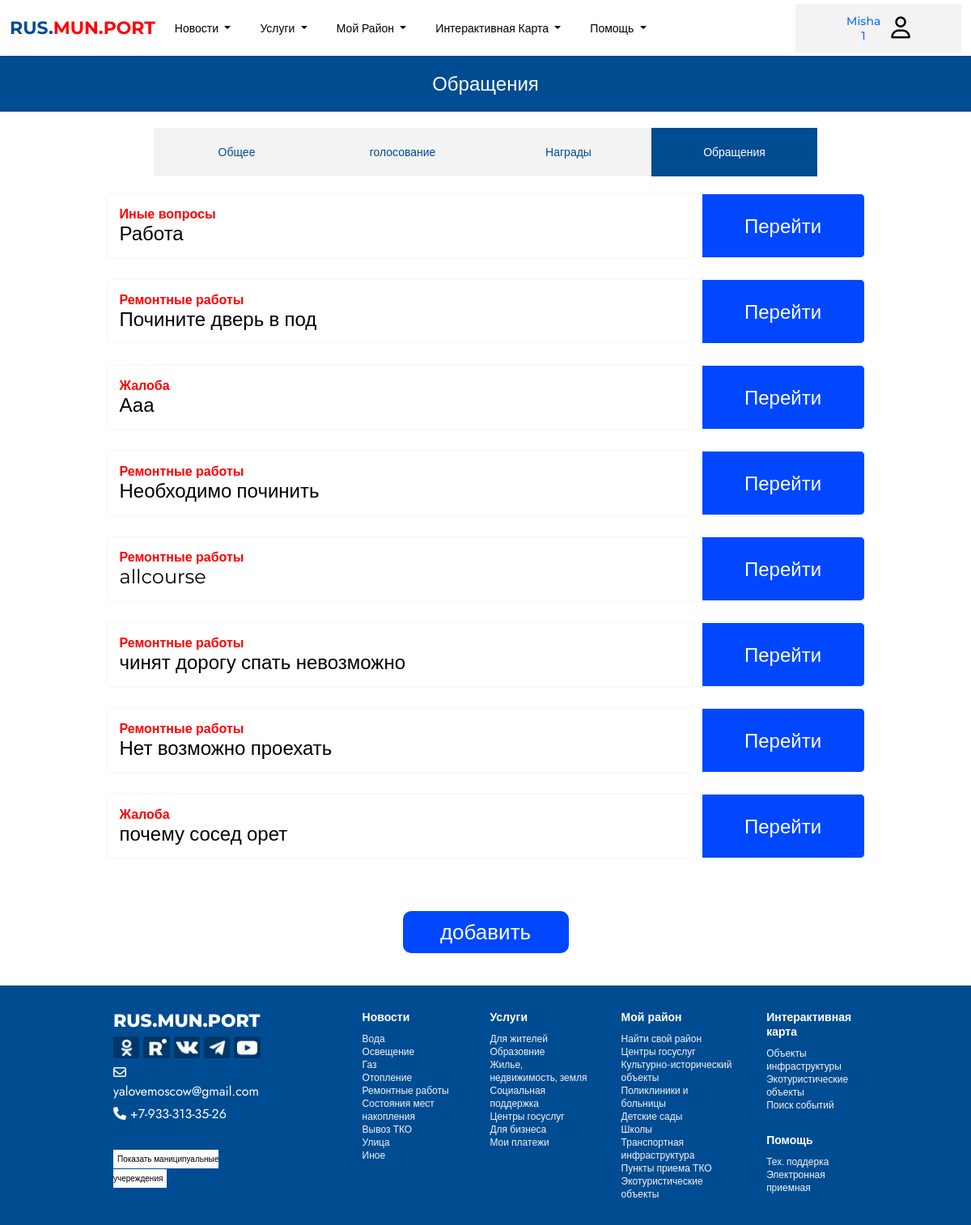
The page /citizen_reports (signed in) on the database its author committed.
### users/models.py (models this page shows, shortened)
class NewUser(AbstractBaseUser,PermissionsMixin):
    role = models.ForeignKey(Role,related_name="role",on_delete=models.CASCADE)
    email = models.EmailField(_('email address'),unique=True)
    first_name =  models.CharField(max_length=150)
    father_name =  models.CharField(max_length=150)
    second_name =  models.CharField(max_length=150)
    bday=models.DateField(auto_now=False, auto_now_add=False)
    phone_number = models.CharField(max_length=20, validators=[RegexValidator(regex='^(\+?\d{1,3})?[-.\s]?\(?\d{3}\)?[-.\s]?\d{3}[-.\s]?\d{4}$')],unique=True)
    city = models.ForeignKey(City,related_name="city",on_delete=models.CASCADE)
    is_active = models.BooleanField(default=False)
    is_staff = models.BooleanField(default=False)
    is_proved = models.BooleanField(default=False)
    objects = CustomAccountManager()
    USERNAME_FIELD = 'phone_number'
    REQUIRED_FIELDS = ['email','first_name',"second_name","role","father_name","bday","city"]

### citizen/models.py (models this page shows)
class CitReport(models.Model):
	type_of_problem = models.ForeignKey(ReportProblems,related_name="type_of_problem",on_delete=models.CASCADE)
	status = models.ForeignKey(ReportStatus,related_name="cit_report_status",on_delete=models.CASCADE)
	title = models.CharField(max_length=80)
	description = models.CharField(max_length=500,blank=True)
	city=models.ForeignKey(City,related_name="city_of_citizen_report",on_delete=models.CASCADE,default=1)
	comment = models.CharField(max_length=1000,blank=True,default=None)
	react= models.CharField(default=None,null=True,blank=True,max_length=1000)
	created_by = models.ForeignKey(NewUser,related_name="author_of_cit_report",on_delete=models.CASCADE,default=1)

class ReportProblems(models.Model):
	title = models.CharField(max_length=20)
	def __str__(self) :
		return self.title

### users/views.py (the view)
# urls.py: path('citizen_reports',views.citizen_reports,name="citizen_reports"),
@login_required
def citizen_reports(request):
	reports = CitReport.objects.filter(created_by=request.user).all()
	role =str(request.user.role)
	return render(request,'main/citizen_reports.html',{"reports":reports,"role":role})

### users/models.py (called while the page is built)
    def __str__(self):
        return self.title

### users/templates/main/citizen_reports.html
{%extends 'main/base.html' %}
{%block content%}
<div class="common_news_title">
	Обращения
</div>
<div class="profile-group-btn" style="margin-top: 20px;margin-bottom: 20px;">
	<a href="{%url 'profile' request.user.id %}"><button class="profile_btn ">Общее</button></a>
	<a href="{%url 'citizen_polls'%}"><button class="profile_btn">голосование</button></a>
	<a href="{%url 'awards'%}"><button class="profile_btn">Награды</button></a>
	{%if role == 'Municipal'%}
	<a href="{%url 'create_common_post'%}"><button class="profile_btn">Публикация</button></a>
	<a href="{%url 'check_reports' %}"><button class="profile_btn">Обращения</button></a>
	<a href="{%url 'events' %}"><button class="profile_btn">Cобытия</button></a>
	{%elif role == 'citizen' %}
	<a href="{%url 'citizen_reports' %}"><button class="profile_btn selected">Обращения</button></a>
	{%endif%}
</div>
<div class="container report_base_container">
	{%for report in reports%}
	<div class="report_base_card">
		<div class="report_base_text">
		<div class="report_base_type">{{report.type_of_problem}}</div>
		<div class="report_base_tit">{{report.title}}</div>
		</div>
		<a href="{%url 'citizen_report_detail' report.id%}" class="report_base_btn" ><button class="report_base_btn">Перейти</button></a>
	</div>
	<br>
	{%endfor%}
	<a href="{%url 'create_citizen_report' %}"><button class="profile_change_btn" style="margin-bottom: 40px;" type="submit">добавить</button></a>
</div>
{%endblock%}

### users/templates/main/base.html (shortened to what this page needs)
<!DOCTYPE html>
<html lang="en">
<head>
	{% load static %}
<link href="https://cdn.jsdelivr.net/npm/bootstrap@5.3.2/dist/css/bootstrap.min.css" rel="stylesheet">
	<link rel="stylesheet" href="{% static 'css/styles.css' %}">
	<link rel="stylesheet" href="{% static 'css/adaptiv.css' %}">
</head>
<body>
	<nav class="navbar navbar-expand-lg bg-body-tertiary nav-head">
		<div class="container container-fluid nav-con">
		  <div class="collapse navbar-collapse" id="navbarTogglerDemo01">
			<a class="navbar-brand" href="{%url 'home'%}">RUS.<span style="color: #F00;
				">MUN.PORT</span></a>
			<ul class="navbar-nav me-auto mb-2 mb-lg-0">
				<li class="nav-item dropdown">
					<button class="nav-link dropdown-toggle" data-bs-toggle="dropdown" aria-expanded="false">
						Новости
					</button>
				  </li>
				  <li class="nav-item dropdown">
					<button class="nav-link dropdown-toggle" data-bs-toggle="dropdown" aria-expanded="false">
						Услуги
					</button>
				  </li>
				  <li class="nav-item dropdown">
					<button class="nav-link dropdown-toggle" data-bs-toggle="dropdown" aria-expanded="false">
						Мой Район
					</button>
				  </li>
				  <li class="nav-item dropdown">
					<button class="nav-link dropdown-toggle" data-bs-toggle="dropdown" aria-expanded="false">
						Интерактивная Карта
					</button>
				  </li>
				  <li class="nav-item dropdown">
					<button class="nav-link dropdown-toggle" data-bs-toggle="dropdown" aria-expanded="false">
						Помощь
					</button>
				  </li>
			</ul>
			<div class="log-nav">
				{%if user.is_authenticated%}
				<a href="{%url 'profile' user.id%}"><button class="profile_btn">{{user.first_name}} <br> {{user.father_name}} </a>
					<i class="fa-regular fa-user" style="color: #000;"></i></button>
				{%else%}
				  <a href="{%url 'login' %}"><button class="sign_btn">Вход</button></a>
				  <a href=""><i class="fa-regular fa-user" style="color: #ffffff;"></i></a>
				{%endif%}
			</div>
		  </div>
		</div>
	  </nav>
	<div class="">
		<section style="min-height: 80vh;">
		{%block content%}
		{%endblock%}
	</section>
	</div>
		<footer class="footer ">
			<div class="brand-column">
				<div class="footer-logo">RUS.MUN.PORT</div>
				<div class="icons">
					<a href=""><img src="{%static 'images/footer/ok.png'%}" alt=""></a>
					<a href=""><img src="{%static 'images/footer/rt.png'%}" alt=""></a>
					<a href=""><img src="{%static 'images/footer/vk.png'%}" alt=""></a>
					<a href=""><img src="{%static 'images/footer/tg.png'%}" alt=""></a>
					<a href=""><img src="{%static 'images/footer/yt.png'%}" alt=""></a>
				</div>
				<div class="mail-footer"><i class="fa-regular fa-envelope" style="color: #ffffff;"></i>yalovemoscow@gmail.com</div>
				<div class="phone-footer"><i class="fa-solid fa-phone" style="color: #ffffff;"></i> +7-933-313-35-26</div>
				<a href="" class="show_munic">Показать маниципуальные учереждения</a>
			</div>
			<div class="footer-column">
				<div class="footer-header">Новости</div>
				<a href=""><div class="footer-link">Вода</div></a>
				<a href=""><div class="footer-link">Освещение</div></a>
				<a href=""><div class="footer-link">Газ</div></a>
				<a href=""><div class="footer-link">Отопление</div></a>
				<a href=""><div class="footer-link">Ремонтные работы</div></a>
				<a href=""><div class="footer-link">Состояния мест накопления</div></a>
				<a href=""><div class="footer-link">Вывоз ТКО</div></a>
				<a href=""><div class="footer-link">Улица</div></a>
				<a href=""><div class="footer-link">Иное</div></a>
			</div>
			<div class="footer-column">
				<div class="footer-header">Услуги</div>
				<a href="{%url 'municipal_services'%}"><div class="footer-link">Для жителей</div></a>
				<a href="{%url 'municipal_services'%}"><div class="footer-link">Образовние</div></a>
				<a href="{%url 'municipal_services'%}"><div class="footer-link">Жилье, недвижимость, земля</div></a>
				<a href="{%url 'municipal_services'%}"><div class="footer-link">Социальная поддержка</div></a>
				<a href="{%url 'municipal_services'%}"><div class="footer-link">Центры госуслуг</div></a>
				<a href="{%url 'municipal_services'%}"><div class="footer-link">Для бизнеса</div></a>
				<a href="{%url 'municipal_services'%}"><div class="footer-link">Мои платежи</div></a>
			</div>
			<div class="footer-column">
				<div class="footer-header">Мой район</div>
				<a href=""><div class="footer-link">Найти свой район</div></a>
				<a href=""><div class="footer-link">Центры госуслуг</div></a>
				<a href=""><div class="footer-link">Культурно-исторический объекты</div></a>
				<a href=""><div class="footer-link">Поликлиники и больницы</div></a>
				<a href=""><div class="footer-link">Детские сады</div></a>
				<a href=""><div class="footer-link">Школы</div></a>
				<a href=""><div class="footer-link">Транспортная инфраструктура</div></a>
				<a href=""><div class="footer-link">Пункты приема ТКО</div></a>
				<a href=""><div class="footer-link">Экотуристические объекты</div></a>
			</div>
			<div class="footer-column">
				<div class="footer-header">Интерактивная карта</div>
				<a href="{%url 'maps' %}"><div class="footer-link">Объекты инфраструктуры</div></a>
				<a href="{%url 'eco' %}"><div class="footer-link">Экотуристические объекты</div></a>
				<a href=""><div class="footer-link" style="margin-bottom: 26px;">Поиск событий</div></a>
				<div class="footer-header">Помощь</div>
				<a href=""><div class="footer-link">Тех. поддерка</div></a>
				<a href=""><div class="footer-link">Электронная приемная</div></a>
			</div>
		</footer>
</body>
</html>

### rows shown on the page
NewUser: first_name "Misha", father_name "1"
CitReport: type_of_problem "Иные вопросы", title "Работа"
CitReport: type_of_problem "Ремонтные работы", title "Почините дверь в под"
CitReport: type_of_problem "Жалоба", title "Ааа"
CitReport: type_of_problem "Ремонтные работы", title "Необходимо починить"
CitReport: type_of_problem "Ремонтные работы", title "allcourse"
CitReport: type_of_problem "Ремонтные работы", title "чинят дорогу спать невозможно"
CitReport: type_of_problem "Ремонтные работы", title "Нет возможно проехать"
CitReport: type_of_problem "Жалоба", title "почему сосед орет"
